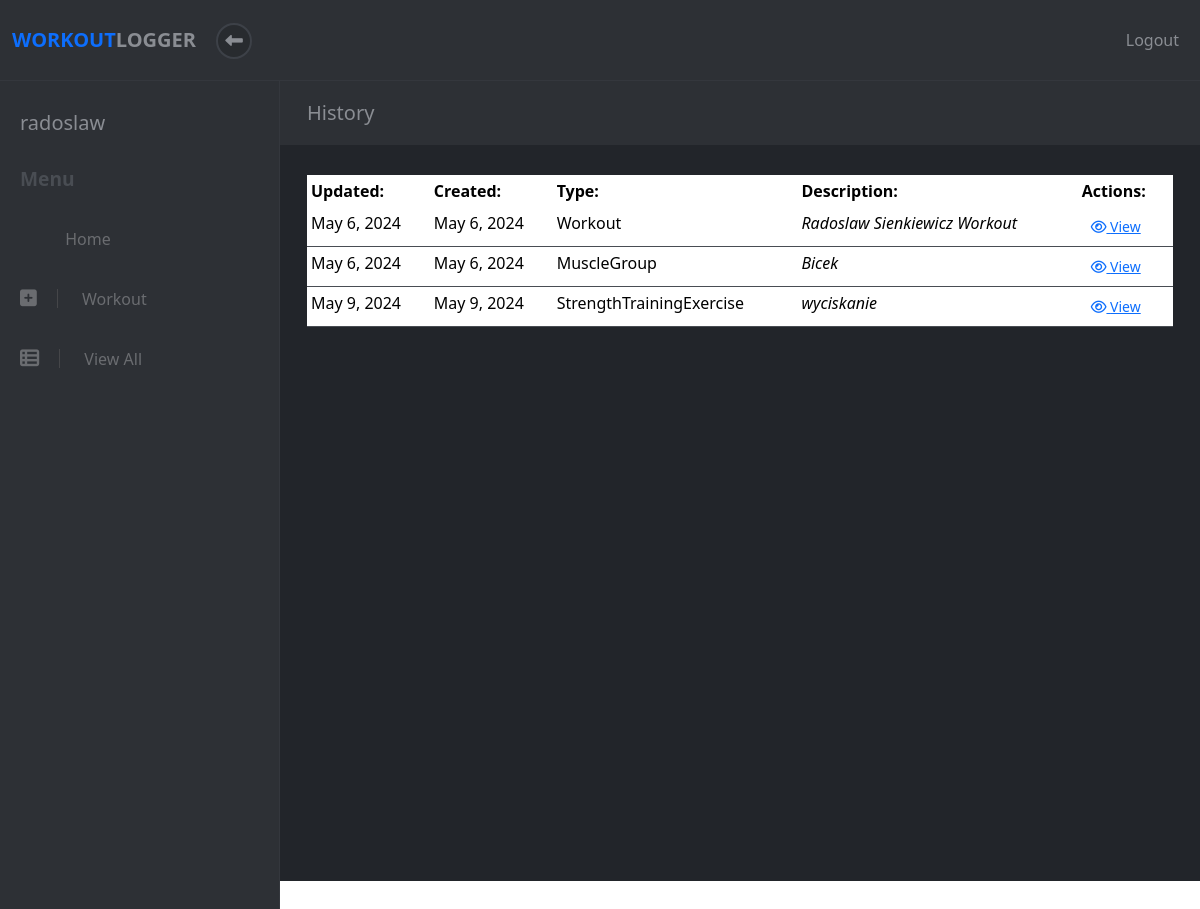
The app's page /workouts (signed in) with its own data.
### apps/workout/models.py (models this page shows, shortened)
class User(models.Model):
    username = models.CharField(max_length=20)
    email = models.CharField(max_length=50)
    password = models.CharField(max_length=22)
    level = models.IntegerField(default=1)
    created_at = models.DateTimeField(auto_now_add=True)
    updated_at = models.DateTimeField(auto_now=True)
    objects = UserManager()

class Workout(models.Model):
    name = models.CharField(max_length=50)
    description = models.CharField(max_length=150)
    completed = models.BooleanField(default=False)
    user = models.ForeignKey(User, on_delete=models.CASCADE, default=None)
    created_at = models.DateTimeField(auto_now_add=True)
    updated_at = models.DateTimeField(auto_now=True)
    objects = WorkoutManager()
    def class_name(self):
        return self.__class__.__name__

class MuscleGroup(models.Model):
    name = models.CharField(max_length=50)
    size = models.IntegerField(default=10)
    user = models.ForeignKey(User, on_delete=models.CASCADE, default=None)
    created_at = models.DateTimeField(auto_now_add=True)
    updated_at = models.DateTimeField(auto_now=True)
    objects = MuscleGroupManager()
    def class_name(self):
        return self.__class__.__name__

class Exercise(models.Model):
    name = models.CharField(max_length=50)
    description = models.CharField(max_length=150)
    workout = models.ForeignKey(Workout, on_delete=models.CASCADE, related_name='%(class)s', default=None)
    muscle_group = models.ForeignKey(MuscleGroup, on_delete=models.CASCADE, default=None)
    user = models.ForeignKey(User, on_delete=models.CASCADE, default=None)
    created_at = models.DateTimeField(auto_now_add=True)
    updated_at = models.DateTimeField(auto_now=True)
    objects = ExerciseManager()
    class Meta:
        ordering = ('name', 'muscle_group')
        abstract = True
    def class_name(self):
        return self.__class__.__name__

class StrengthTrainingExercise(Exercise):
    weight = models.DecimalField(max_digits=6, decimal_places=2)
    repetitions = models.PositiveIntegerField()

### apps/workout/views.py (the view)
# urls.py: re_path(r'^workouts$', views.view_all), # get all workouts
def view_all(request):
    try:
        user = User.objects.get(id=request.session["user_id"])
        workout_list = Workout.objects.filter(user__id=user.id)
        ste_list = StrengthTrainingExercise.objects.filter(user__id=user.id)
        ete_list = EnduranceTrainingExercise.objects.filter(user__id=user.id)
        be_list = BalanceExercise.objects.filter(user__id=user.id)
        fe_list = FlexibilityExercise.objects.filter(user__id=user.id)
        mg_list = MuscleGroup.objects.filter(user__id=user.id)
        page = request.GET.get('page', 1)
        data_list = list(chain(workout_list, ste_list,ete_list, be_list, fe_list, mg_list))
        paginator = Paginator(sorted(data_list, key=lambda x: x.updated_at), 12)
        try:
            data = paginator.page(page)
        except PageNotAnInteger:
            data = paginator.page(1)
        except EmptyPage:
            data = paginator.page(paginator.num_pages)
        data = {
            'user': user,
            'data': data,
        }
        return render(request, "workout/view_all.html", data)
    except (KeyError, User.DoesNotExist) as err:
        messages.info(request, "You must be logged in to view this page.", extra_tags="invalid_session")
        return redirect("/")

### apps/workout/templates/workout/view_all.html (shortened to what this page needs)
<!DOCTYPE html>
<html>
  <head>
    {% load static %}
    <link
      rel="stylesheet"
      href="{% static 'fontawesomefree/css/all.min.css' %}"
    />
    <link rel="stylesheet" href="../../static/workout/styles.css" />
    {% load bootstrap5 %} {% bootstrap_css %} {% bootstrap_javascript %}
  </head>
  <body>
    {% include 'workout/header.html' %}
    <div class="d-flex align-items-stretch">
      {% include 'workout/sidebar.html' %}
      <div class="page-content mb-5">
        <div class="page-header">
          <div class="container-fluid">
            <h2 class="h5 no-margin-bottom">History</h2>
          </div>
        </div>
        <section class="no-padding-bottom">
          <div class="container-fluid">
            <div class="row">
              <div class="col-lg-12 pb-4">
                {% if data %}
                <table
                  class="table table-sm all-workouts-table mb-4 text-white"
                >
                  <thead>
                    <tr>
                      <th scope="col">Updated:</th>
                      <th scope="col">Created:</th>
                      <th scope="col">Type:</th>
                      <th scope="col">Description:</th>
                      <th scope="col">Actions:</th>
                    </tr>
                  </thead>
                  <tbody>
                    {% for info in data %}
                    <tr>
                      <td scope="row">{{info.updated_at | date}}</td>
                      <td scope="row">{{info.created_at | date}}</td>
                      <td scope="row">{{info.class_name}}</td>
                      <td><em>{{info.name}}</em></td>
                      <td>
                        {% if info.class_name == 'Workout' %}
                            <form action="/workout/{{info.id}}">
                                <button class="btn btn-link btn-sm view-link" type="submit">
                                    <i class="fa fa-eye"></i> View
                                </button>
                            </form>
                        {% elif info.class_name == 'MuscleGroup' %}
                            <form action="/muscle_group/{{info.id}}">
                                <button class="btn btn-link btn-sm view-link" type="submit">
                                    <i class="fa fa-eye"></i> View
                                </button>
                            </form>
                        {% else %}
                            <form action="/exercise/{{info.id}}">
                                <button class="btn btn-link btn-sm view-link" type="submit">
                                    <i class="fa fa-eye"></i> View
                                </button>
                            </form>
                        {% endif %}
                      </td>
                    </tr>
                    {% endfor %}
                  </tbody>
                </table>
                {% endif %}
              </div>
            </div>
          </div>
        </section>
      </div>
    </div>
  </body>
</html>

### apps/workout/templates/workout/sidebar.html (shortened to what this page needs)
<nav id="sidebar">
  <div class="sidebar-header d-flex align-items-center">
    <div class="title">
      <h1 class="h5">{{ user.username }}</h1>
    </div>
  </div>
  <span class="heading">Menu</span>
  <ul class="list-unstyled">
    <li>
      <a href="/dashboard"> Home</a>
    </li>
    <li>
      <a href="/workout"><i class="fa fa-plus-square"></i> Workout</a>
    </li>
    <li>
      <a href="/workouts"><i class="fa fa-th-list"></i> View All</a>
    </li>
  </ul>
</nav>

### apps/workout/static/workout/styles.css (style rules this page uses)
body { position: relative; }
section { padding: 0 15px; }
a { -webkit-transition: all 0.3s; transition: all 0.3s; display: inline-block; }
button { cursor: pointer; }
i, span, strong { display: inline-block; }
.no-padding-bottom { padding-bottom: 0 !important; }
.no-margin-bottom { margin-bottom: 0 !important; }
.page-content { background: #22252a; min-height: 100vh; width: calc(100% - 280px); padding: 0; }
.page-header { padding: 20px 15px; background: #2d3035; color: #8a8d93; margin-bottom: 30px; }
nav#sidebar { width: 280px; background: #2d3035; color: #6a6c70; border-right: 1px solid #34373d; }
nav#sidebar a { color: inherit; text-decoration: none; position: relative; }
nav#sidebar a i { font-size: 1.2em; margin-right: 10px; -webkit-transition: none; transition: none; }
nav#sidebar .sidebar-header { padding: 30px 20px; }
nav#sidebar .sidebar-header h1, nav#sidebar .sidebar-header p { margin-bottom: 0; }
nav#sidebar .sidebar-header h1 { color: #8a8d93; }
nav#sidebar span.heading { font-weight: 700; margin-left: 20px; color: #494d53; font-size: 1.2rem; margin-bottom: 15px; }
nav#sidebar ul { max-height: none; }
nav#sidebar ul a { padding: 18px 20px; display: block; font-weight: 400; }
nav#sidebar ul a i { margin-right: 20px; -webkit-transition: all 0.3s; transition: all 0.3s; padding-right: 20px; border-right: 1px solid #454649; }
nav#sidebar li { position: relative; }
nav#sidebar li::before { content: ''; width: 2px; height: 100%; background: none; display: block; position: absolute; top: 0; left: 0; z-index: 99; }
.table { margin-bottom: 0; }
.table td, .table th { border-color: #494d53; }
.table thead th { border: none; }
button, input[type='submit'] { cursor: pointer; font-family: inherit; font-weight: 300 !important; }
.btn { font-weight: normal; border: 1px solid transparent; padding: 0.5rem 0.75rem; font-size: 1rem; line-height: 1.25; border-radius: 0.25rem; -webkit-transition: all 0.15s ease-in-out; transition: all 0.15s ease-in-out; }
.btn-sm { padding: 0.25rem 0.5rem; font-size: 0.875rem; line-height: 1.5; border-radius: 0.2rem; }
body { font-family: "Muli", sans-serif; font-size: 1rem; font-weight: normal; line-height: 1.5; color: #212529; background-color: #fff; }
a { color: #ff3f3f; text-decoration: none; }
h1, h2, h3, h4, h5, h6, .h1, .h2, .h3, .h4, .h5, .h6 { margin-bottom: 0.5rem; font-family: inherit; font-weight: 700; line-height: 1.1; color: inherit; }
h1, .h1 { font-size: 2.5rem; }
h2, .h2 { font-size: 2rem; }
h5, .h5 { font-size: 1.25rem; }

### records on screen
User: username "radoslaw"
Workout: updated_at "May 6, 2024", created_at "May 6, 2024", class_name "Workout", name "Radoslaw Sienkiewicz Workout"
MuscleGroup: updated_at "May 6, 2024", created_at "May 6, 2024", class_name "MuscleGroup", name "Bicek"
StrengthTrainingExercise: updated_at "May 9, 2024", created_at "May 9, 2024", class_name "StrengthTrainingExercise", name "wyciskanie"
